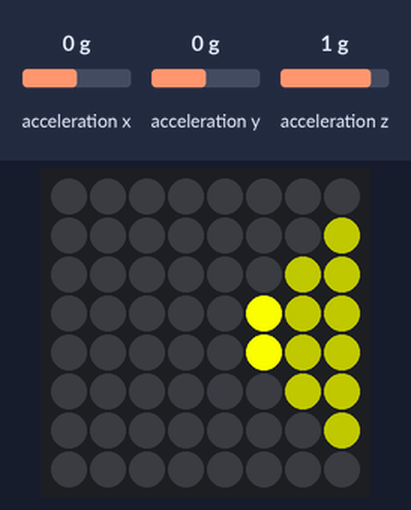
The program below on a simulated Raspberry Pi (BCM pin numbers) with a Sense HAT. Parts: the Sense HAT's 8×8 RGB LED matrix. The inputs (shaded band) are chosen by the test bench; at power-on: acceleration x 0 g, acceleration y 0 g, acceleration z 1 g. Random numbers come from a fixed seed; what the program prints to the terminal is not drawn.

Above: at 4.4 s.
5.1 s: acceleration x set to -1.4 g
At 5.48 s:
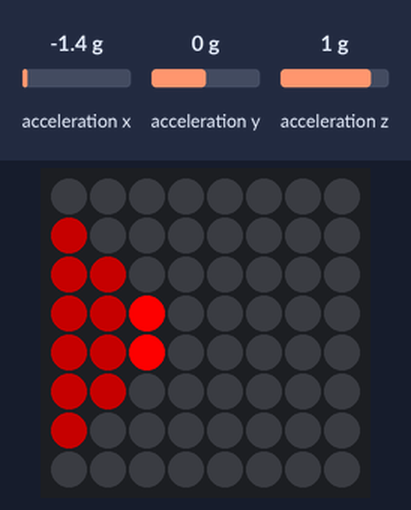
At 8.8 s:
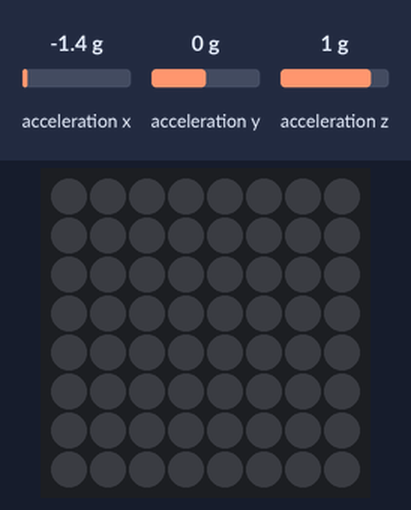
Timing chart, 0 to 10.3 s (numbered marks = the images above; inputs shaded):
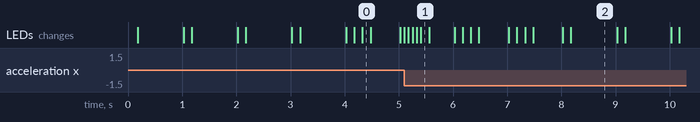

Measured:
- what the display in image 2 shows lasts 0.8 s, from 8.2 s to 9.0 s

The program:

rhythm.py
```python
from sense_hat import SenseHat, ACTION_PRESSED, ACTION_HELD, ACTION_RELEASED
import time, random

class Rhythm(object):
    """
    リズムで遊ぶ。x と y 方向の加速度センサーを利用する。
    まず、4拍（既定値）表示される。
    次に、手本となるリズムと動きの方向（毎回ランダム）が4拍（既定値）分だけ表示される。
    その直後、プレーヤーがリズムに合わせて手本と同じように Sense HAT を動かして、正確さを競う。
    お薦めの持ち方は、ラズベリーパイ + Sense HAT を机に置くのと同じ姿勢で持つことです。
    これにより、x と y 方向の動きに関して地球の引力の影響を受けず、遊びやすいです。
    """
    P_MODEL_BEAT_COUNT = 4 # 手本が何拍分用意されるか
    P_DEFAULT_TEMPO = 60 # 1分間にいくつの拍を刻むかのテンポの既定値
    P_THRESHOLD_ACCEL_DELTA = 0.7 # 加速度センサー X と Y に対する直近の P_THRESHOLD_SAMPLE_COUNT 個間の変化の、アクションを起こすしきい値
    P_THRESHOLD_ACCEL_CORRECTION = 0.4 # 紛らわしいアクションにも対応するため、アクション補正を行うための係数。P_THRESHOLD_ACCEL_DELTA に対する比率。
    P_THRESHOLD_SAMPLE_COUNT = 5 # 加速度センサー X と Y に対する直近の何個をアクションを起こすためのデータとして採用するか。3以上の数字であるべき。
    P_THRESHOLD_IGNORE_COUNT = 9 # 加速度センサーで1度アクションを起こしたら、その後の何個を無視するか。これがないと連続してアクションに反応してしまう。
    P_STEP_TIME = 0.15 # 表示上の1ステップの時間（秒）
    P_SCORE_COEFFICIENT_TIME = 0.25 # スコアを算出する際に何秒ずれたら 0 点にするか。この数字が小さいほど高スコアを得るのが難しい。
    P_SCORE_PERFECT = 120.0 # スコアで100点を取りやすくするために、タイミングが完璧であれば内部的にこの点数をつける。

    red = R = [255, 0, 0]
    green = G = [0, 255, 0]
    blue = B = [0, 0, 255]
    cyan = C = [0, 255, 255]
    yellow = Y = [255, 255, 0]
    black = O = [0, 0, 0]
    white = W = [255, 255, 255]

    beat = C # 拍の色
    model0 = Y # 手本の色 明るい
    model1 = [int(Y[0]*0.4), int(Y[1]*0.4), int(Y[2]*0.4)] # 手本の色 暗い
    player0 = R # プレーヤーの色 明るい
    player1 = D = [int(R[0]*0.4), int(R[1]*0.4), int(R[2]*0.4)] # プレーヤーの色 暗い

    menuItemPixels = [
    C, D, D, D, D, C,
    O, O, R, R, O, O
    ]

    def __init__(self, sense):
        self.sense = sense
        self.sense.stick.direction_any = self.joystick_any
        self.shouldExit = False
        self.beatTime = 60.0 / Rhythm.P_DEFAULT_TEMPO # 1拍の時間
        self.accelerometerXArray = []
        self.accelerometerYArray = []
        self.timeArray = []
        self.lastActionIndex = Rhythm.P_THRESHOLD_IGNORE_COUNT # 最後にアクションを起こしたのが、何回前なのかを表す。

    @classmethod
    def getName(cls):
        return cls.__name__

    @classmethod
    def getMenuItemPixels(cls):
        """
        Returns pixels that consists of 6 x 2 pixels
        """
        return cls.menuItemPixels

    def joystick_any(self, event):
        #print("in joystick_any in " + self.__class__.__name__)
        if event.action == ACTION_RELEASED:
            self.shouldExit = True

    def getRandomModelList(self):
        """
        時系列に並んでいる手本の動きを表すリストをランダムに生成したものを返す。
        """
        modelList = []
        for i in range(Rhythm.P_MODEL_BEAT_COUNT):
            direction = random.randint(1, 4)
            if direction == 1:
                modelList.append({"x":  1, "y": 0, "time": self.beatTime * (Rhythm.P_MODEL_BEAT_COUNT + i)})
            elif direction == 2:
                modelList.append({"x": -1, "y": 0, "time": self.beatTime * (Rhythm.P_MODEL_BEAT_COUNT + i)})
            elif direction == 3:
                modelList.append({"x": 0, "y":  1, "time": self.beatTime * (Rhythm.P_MODEL_BEAT_COUNT + i)})
            else:
                modelList.append({"x": 0, "y": -1, "time": self.beatTime * (Rhythm.P_MODEL_BEAT_COUNT + i)})
        return modelList

    def updateBeatScreen(self, screen, color):
        """
        拍のタイミング用の画面を更新する。
        受け取ったscreenを更新する。
        """
        screen[0 + 0 * 8] = color
        screen[7 + 0 * 8] = color
        screen[0 + 7 * 8] = color
        screen[7 + 7 * 8] = color

    def updatePlayerScreen(self, screen, duration, playerAction):
        """
        プレーヤー用の画面を更新する。
        受け取った screen を更新する。
        一定時間が経過した場合、playerAction を None に更新する。。
        TODO 更新した playerAction を返す。 TODO
        """
        d = duration - playerAction["time"]
        if d > self.beatTime:
            # print("d = %.2f  -" % (d))
            return None
        else:
            # print("d = %.2f    ★" % (d))
            self.updateActiveStepsScreen(screen, d, playerAction["x"], playerAction["y"], Rhythm.player0, Rhythm.player1)
            return playerAction

    def displayScore(self, score):
        isFirst = True
        scoreText = "{:.1f}".format(score)
        while not self.shouldExit:
            self.sense.show_message(("" if isFirst else " ") + scoreText)
            isFirst = False

    def getPlayerAction(self):
        """
        加速度センサー x y から、プレーヤーのアクションの有無および内容を返す。
        しきい値以上の場合の戻り値は {"action": True, "correction": False, "x": 1, "y": 0} のような値。
        x あるいは y が取る値は -1, 0 1 のどれか。
        x か y かどちらかは必ず 0 である。
        correction は、補正を行った結果 action が True になった場合に、 True が入る。
        しきい値未満の場合の戻り値は {"action": False} のような値。
        """
        a_raw = self.sense.accel_raw
        x = -a_raw["x"]
        y = -a_raw["y"]

        self.accelerometerXArray.append(x)
        if len(self.accelerometerXArray) > Rhythm.P_THRESHOLD_SAMPLE_COUNT:
            self.accelerometerXArray.pop(0)
        self.accelerometerYArray.append(y)
        if len(self.accelerometerYArray) > Rhythm.P_THRESHOLD_SAMPLE_COUNT:
            self.accelerometerYArray.pop(0)
        self.lastActionIndex += 1
        # 必要なサンプル数がある場合、かつ直近でアクションを起こしていない場合にのみアクションの True を判定する
        if len(self.accelerometerXArray) == Rhythm.P_THRESHOLD_SAMPLE_COUNT and self.lastActionIndex > Rhythm.P_THRESHOLD_IGNORE_COUNT:
            delta_x = self.accelerometerXArray[Rhythm.P_THRESHOLD_SAMPLE_COUNT - 1] - self.accelerometerXArray[0]
            delta_y = self.accelerometerYArray[Rhythm.P_THRESHOLD_SAMPLE_COUNT - 1] - self.accelerometerYArray[0]
            if abs(delta_x) > abs(delta_y):
                if abs(delta_x) >= Rhythm.P_THRESHOLD_ACCEL_DELTA:
                    self.lastActionIndex = 0
                    # アクション補正用の、少し前の値
                    middleIndex = int(Rhythm.P_THRESHOLD_SAMPLE_COUNT / 2)
                    if delta_x * self.accelerometerXArray[middleIndex] < 0 and abs(self.accelerometerXArray[middleIndex]) >= Rhythm.P_THRESHOLD_ACCEL_DELTA * Rhythm.P_THRESHOLD_ACCEL_CORRECTION:
                        # アクション補正を行う。
                        # 最新の値と少し前の値が、+と-の組み合わせであること、
                        # かつ少し前の値が、一定のしきい値以上である場合、
                        # 入力が反対のアクションを起こしたとみなす。
                        # print("correction")
                        return {"action": True, "correction": True, "x": -1 if x > 0 else 1, "y": 0}
                    else:
                        # 補正無で良い場合。
                        return {"action": True, "correction": False, "x": 1 if x > 0 else -1, "y": 0}
            else:
                if abs(delta_y) >= Rhythm.P_THRESHOLD_ACCEL_DELTA:
                    self.lastActionIndex = 0
                    middleIndex = int(Rhythm.P_THRESHOLD_SAMPLE_COUNT / 2)
                    if delta_y * self.accelerometerYArray[middleIndex] < 0 and abs(self.accelerometerYArray[middleIndex]) >= Rhythm.P_THRESHOLD_ACCEL_DELTA * Rhythm.P_THRESHOLD_ACCEL_CORRECTION:
                        return {"action": True, "correction": True, "x": 0, "y": -1 if y > 0 else 1}
                    else:
                        return {"action": True, "correction": False, "x": 0, "y": 1 if y > 0 else -1}
        return {"action": False}

    def getScoreOfABeat(self, modelList, playerPosition, playerAction):
        """
        now のタイミングでユーザーアクションを取ったもの1拍分に対して、
        手本データ modelList を基に、スコアを算出して返す。
        1回のスコアの最高得点は 100 / P_MODEL_BEAT_COUNT 点である。
        また、100点が取りやすいように、 P_SCORE_THRESHOLD_TO_100 点以上は100点とみなす。（合計した時の点数に換算すると）
        また、手本でいうところの何拍目に相当するアクションを起こしたのかも返す。
        """
        x = playerAction["x"]
        y = playerAction["y"]
        time = playerAction["time"]
        score = 0.0
        modelX = modelList[playerPosition]["x"]
        modelY = modelList[playerPosition]["y"]
        modelTime = modelList[playerPosition]["time"]
        # delta = abs(round(time - modelTime) - (time - modelTime))
        # TODO
        beatPosition = round( time / self.beatTime ) # now が開始してから何拍目に位置付くのか、四捨五入で求める。
        playRound = int((beatPosition - Rhythm.P_MODEL_BEAT_COUNT) / (Rhythm.P_MODEL_BEAT_COUNT * 2))
        delta = abs(time - playRound * self.beatTime * Rhythm.P_MODEL_BEAT_COUNT * 2 - self.beatTime * Rhythm.P_MODEL_BEAT_COUNT - modelTime)
        # print("playRound: %d,   player_time: %.2f,  modelTime: %.2f,   delta: %.2f" % (playRound, time,  modelTime, delta))
        if x == modelX and y == modelY:
            score = Rhythm.P_SCORE_PERFECT - Rhythm.P_SCORE_PERFECT * delta / Rhythm.P_SCORE_COEFFICIENT_TIME
            if score > 100.0:
                score = 100.0
            score = max(score, 0.0)
        return score / Rhythm.P_MODEL_BEAT_COUNT

    def updateActiveStepsScreen(self, screen, d, x, y, color0, color1):
        """
        アクティブなステップ用の画面を更新する。
        受け取ったscreenを更新する。
        """
        d_beat = d % self.beatTime
        if d_beat <= Rhythm.P_STEP_TIME:
            # アクティブになってから1ステップ目
            self.updateBeatScreen(screen, color0)
            if x < 0:
                screen[7+1*8] = color0
                screen[7+2*8] = color0
                screen[7+3*8] = color0
                screen[7+4*8] = color0
                screen[7+5*8] = color0
                screen[7+6*8] = color0
            elif x > 0:
                screen[0+1*8] = color0
                screen[0+2*8] = color0
                screen[0+3*8] = color0
                screen[0+4*8] = color0
                screen[0+5*8] = color0
                screen[0+6*8] = color0
            if y < 0:
                screen[1+7*8:7+7*8] = [color0 for i in range(6)]
            elif y > 0:
                screen[1:7] = [color0 for i in range(6)]
        elif Rhythm.P_STEP_TIME < d_beat and d_beat <= Rhythm.P_STEP_TIME * 2:
            # アクティブになってから2ステップ目
            if x < 0:
                screen[7+1*8] = color1
                screen[7+2*8] = color1
                screen[7+3*8] = color1
                screen[7+4*8] = color1
                screen[7+5*8] = color1
                screen[7+6*8] = color1
                screen[6+2*8] = color0
                screen[6+3*8] = color0
                screen[6+4*8] = color0
                screen[6+5*8] = color0
            elif x > 0:
                screen[0+1*8] = color1
                screen[0+2*8] = color1
                screen[0+3*8] = color1
                screen[0+4*8] = color1
                screen[0+5*8] = color1
                screen[0+6*8] = color1
                screen[1+2*8] = color0
                screen[1+3*8] = color0
                screen[1+4*8] = color0
                screen[1+5*8] = color0
            if y < 0:
                screen[1+7*8:7+7*8] = [color1 for i in range(6)]
                screen[2+6*8:6+6*8] = [color0 for i in range(4)]
            elif y > 0:
                screen[1:7] = [color1 for i in range(6)]
                screen[2+8:6+8] = [color0 for i in range(4)]
        elif Rhythm.P_STEP_TIME < d_beat * 2 and d_beat <= Rhythm.P_STEP_TIME * 3:
            # アクティブになってから3ステップ目
            if x < 0:
                screen[7+1*8] = color1
                screen[7+2*8] = color1
                screen[7+3*8] = color1
                screen[7+4*8] = color1
                screen[7+5*8] = color1
                screen[7+6*8] = color1
                screen[6+2*8] = color1
                screen[6+3*8] = color1
                screen[6+4*8] = color1
                screen[6+5*8] = color1
                screen[5+3*8] = color0
                screen[5+4*8] = color0
            elif x > 0:
                screen[0+1*8] = color1
                screen[0+2*8] = color1
                screen[0+3*8] = color1
                screen[0+4*8] = color1
                screen[0+5*8] = color1
                screen[0+6*8] = color1
                screen[1+2*8] = color1
                screen[1+3*8] = color1
                screen[1+4*8] = color1
                screen[1+5*8] = color1
                screen[2+3*8] = color0
                screen[2+4*8] = color0
            if y < 0:
                screen[1+7*8:7+7*8] = [color1 for i in range(6)]
                screen[2+6*8:6+6*8] = [color1 for i in range(4)]
                screen[3+5*8:5+5*8] = [color0 for i in range(2)]
            elif y > 0:
                screen[1:7] = [color1 for i in range(6)]
                screen[2+8:6+8] = [color1 for i in range(4)]
                screen[3+2*8:5+2*8] = [color0 for i in range(2)]

    def updateModelScreen(self, screen, duration, modelAction):
        """
        手本用の画面を更新する。
        受け取ったscreenを更新する。
        """
        # d = now - modelAction["time"]
        # if d >= 0:
        #     print("%.2f   %.2f" % (d, modelAction["time"]))
        #     self.updateActiveStepsScreen(screen, d, modelAction["x"], modelAction["y"], Rhythm.model0, Rhythm.model1)
        warmingUpPeriod = self.beatTime * Rhythm.P_MODEL_BEAT_COUNT
        timeFromFirstModel = duration - warmingUpPeriod
        r = round(timeFromFirstModel / (self.beatTime * Rhythm.P_MODEL_BEAT_COUNT * 2))
        d_duration = duration - r * self.beatTime * Rhythm.P_MODEL_BEAT_COUNT * 2
        d = d_duration - modelAction["time"]
        # print("d_duration = %.2f,  modelAction_time = %.2f,   d = %.2f" % (d_duration, modelAction["time"], d))
        if d >= 0:
            # print("r = %.2f, modelAction_time = %.2f,    d_duration = %.2f,     d = %.2f  ★" % (r, modelAction["time"], d_duration, d))
            self.updateActiveStepsScreen(screen, d, modelAction["x"], modelAction["y"], Rhythm.model0, Rhythm.model1)
        # else:
        #     print("r = %.2f, modelAction_time = %.2f,    d_duration = %.2f,     d = %.2f" % (r , modelAction["time"], d_duration, d))

    def run(self):
        print(self.__class__.__name__ + " is running")
        self.sense.clear()
        startTime = time.monotonic()
        score = 0.0
        shouldDisplayScore = False
        shouldDisplayScoreTime = None
        modelList = self.getRandomModelList() # 手本の動きを表すリスト。時系列に並んでいる必要がある。0番目が一番早い動きである。
        # print(modelList)
        lastPlayerAction = None
        while not self.shouldExit:
            screen = [Rhythm.O for i in range(64)]
            now = time.monotonic()
            duration = now - startTime
            self.timeArray.append(duration)
            if len(self.timeArray) > Rhythm.P_THRESHOLD_SAMPLE_COUNT:
                self.timeArray.pop(0)
            if duration % self.beatTime <= Rhythm.P_STEP_TIME:
                self.updateBeatScreen(screen, Rhythm.beat)
            beatPosition = round( duration / self.beatTime ) # now が開始してから何拍目に位置付くのか、四捨五入で求める。
            #beatPosition = int( (now - startTime) / self.beatTime ) # now が開始してから何拍目に位置付くのか、切り捨てで求める。
            playPosition = (beatPosition - Rhythm.P_MODEL_BEAT_COUNT) % (Rhythm.P_MODEL_BEAT_COUNT * 2)
            # 手本
            # print("beatPosition, playPosition", beatPosition, playPosition)
            if beatPosition - Rhythm.P_MODEL_BEAT_COUNT >= 0 and playPosition < Rhythm.P_MODEL_BEAT_COUNT:
                # print("beatPosition, playPosition", beatPosition, playPosition)
                self.updateModelScreen(screen, duration, modelList[playPosition])
            # プレーヤー
            action = self.getPlayerAction()
            if action["action"]:
                if action["correction"]:
                    # アクション補正用の、少し前の値を格納する。
                    middleIndex = int(Rhythm.P_THRESHOLD_SAMPLE_COUNT / 2)
                    playerAction = {"x": action["x"], "y": action["y"], "time": self.timeArray[middleIndex]}
                else:
                    playerAction = {"x": action["x"], "y": action["y"], "time": duration}
                lastPlayerAction = playerAction
                playerPosition = playPosition % Rhythm.P_MODEL_BEAT_COUNT
                scoreOfABeat = self.getScoreOfABeat(modelList, playerPosition, playerAction)
                score += scoreOfABeat
                # print("playerPosition = %d, scoreOfABeat = %.1f, score = %.1f" % (playerPosition, scoreOfABeat, score))
            if lastPlayerAction is not None:
                lastPlayerAction = self.updatePlayerScreen(screen, duration, lastPlayerAction)
            # 画面表示
            self.sense.set_pixels(screen)
            # スコア表示画面への遷移すべきか判断
            if not shouldDisplayScore and score > 0.0 and playPosition == Rhythm.P_MODEL_BEAT_COUNT * 2 - 1:
                shouldDisplayScore = True
                shouldDisplayScoreTime = now
            # スコア表示画面に遷移する直前に少し画面を表示す続ける
            if shouldDisplayScore and now > shouldDisplayScoreTime + Rhythm.P_STEP_TIME * 6:
                self.displayScore(score)
        print(self.__class__.__name__ + " is exiting")

if __name__ == '__main__':
    sense = SenseHat()
    rhythm = Rhythm(sense)
    rhythm.run()
    
```
